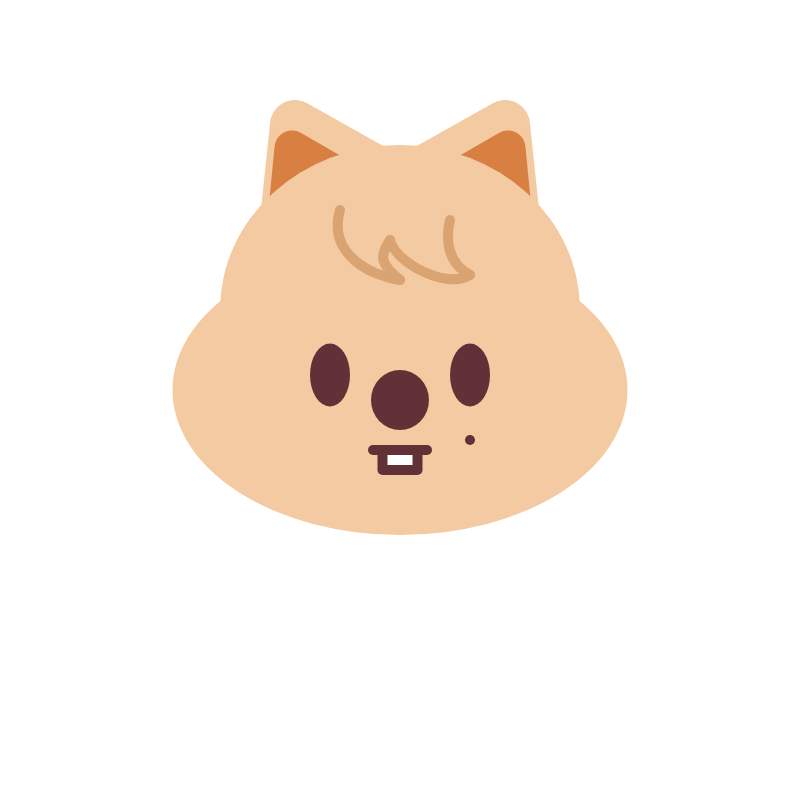
Frame 1 (no input)
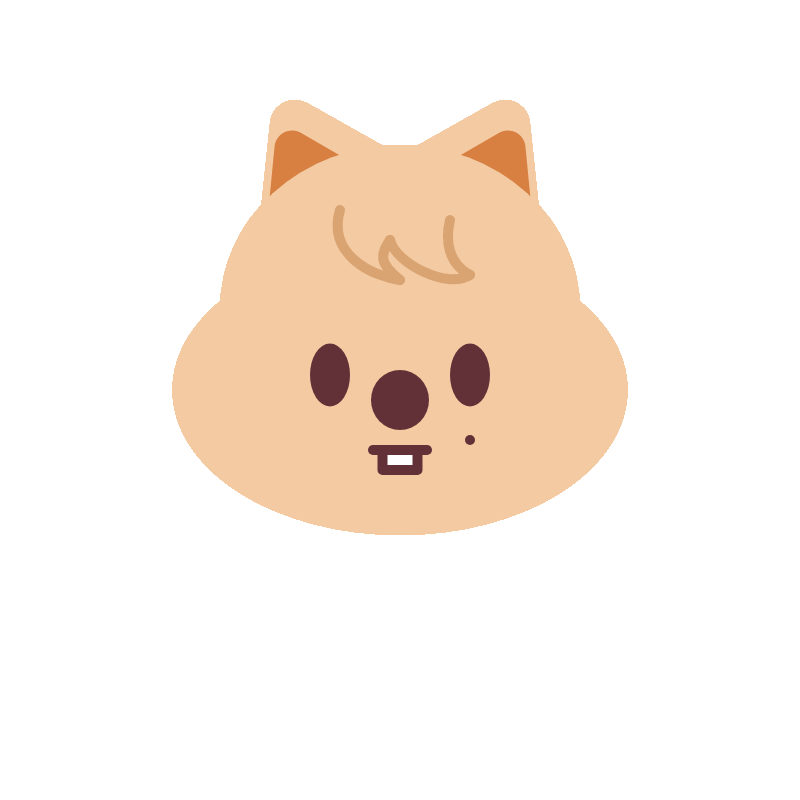
Frame 60 (no input)
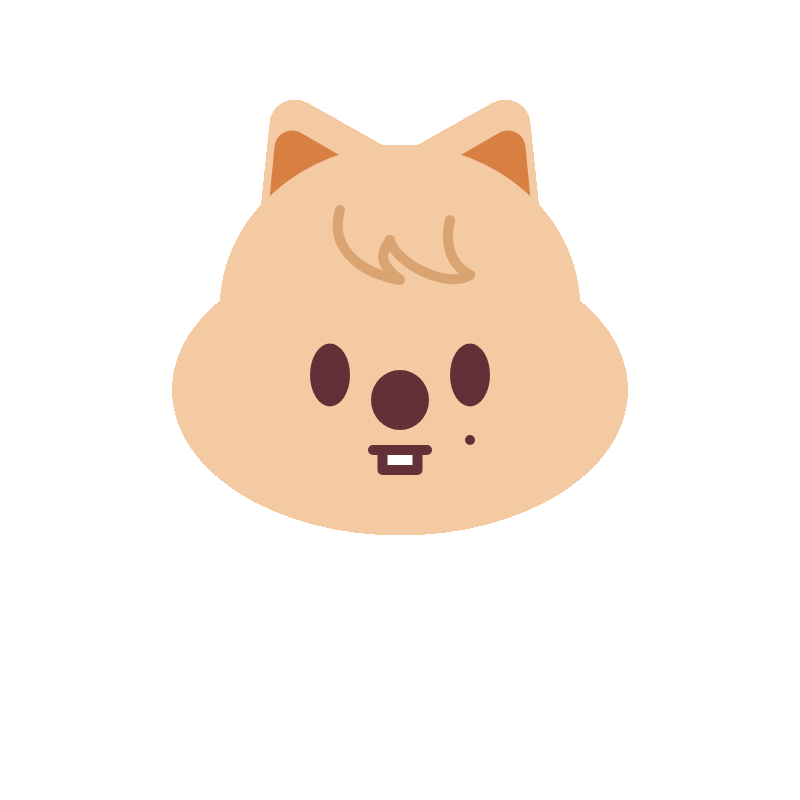
Frame 120 (the mouse pressed at the canvas centre since frame 60)

The p5.js sketch that drew these frames (run headless with seeded random() and noise() and a simulated clock; from frame 60 on, the mouse is pressed at the canvas centre):

// p5.js sketch
// ── sketch.js
function setup(){
    createCanvas(800,800);
}

function draw(){
    background(220,220,220,0);

    fill("#f4caa2");
    stroke("#f4caa2");
    strokeWeight(50);
    strokeJoin(ROUND);
    triangle(295,125,375,170,285,220);
    //左耳底色

    fill("#d78042");
    stroke("#d78042");
    strokeWeight(35);
    strokeJoin(ROUND);
    triangle(292,148,330,170,285,220);
    //左耳内

    fill("#f4caa2");
    stroke("#f4caa2");
    strokeWeight(50);
    strokeJoin(ROUND);
    triangle(505,125,425,170,515,220);
    //右耳底色

    fill("#d78042");
    stroke("#d78042");
    strokeWeight(35);
    strokeJoin(ROUND);
    triangle(508,148,470,170,515,220);
    //右耳内

    noStroke();
    fill("#f4caa2");
    ellipse(400,310,360,330);
    //上半张脸

    noStroke();
    fill("#f4caa2");
    ellipse(400,390,455,290);
    //下半张脸

    noStroke();
    fill("#623037");
    ellipse(400,400,58,60);
    //鼻子

    noStroke();
    fill("#623037");
    ellipse(330,375,40,63);
    //左眼

    noStroke();
    fill("#623037");
    ellipse(470,375,40,63);
    //右眼

    rectMode(CENTER);
    strokeJoin(ROUND);
    strokeWeight(10);
    stroke("#623037");
    fill(255);
    rect(400,460,35,20);
    //牙

    stroke("#623037");
    strokeWeight(10);
    line(373,450,427,450)
    //嘴

    noStroke();
    fill("#623037");
    ellipse(470,440,10,10);
    //痣

    noFill();
    strokeWeight(10);
    stroke("#d9a472");
    curve(480, 10, 340, 210, 400, 280, 500, 230);
    //刘海1

    noFill();
    strokeWeight(10);
    stroke("#d9a472");
    curve(450, 200, 390, 240, 400, 280, 530, 350);
    //刘海2

    noFill();
    strokeWeight(10);
    stroke("#d9a472");
    curve(440, 140, 390, 240, 470, 275, 530, 150);
    //刘海3

    noFill();
    strokeWeight(10);
    stroke("#d9a472");
    curve(500, 150, 450, 220, 470, 275, 580, 290);
    //刘海4   
}

// ── script.js
function setup(){
    createCanvas(800,800);
}

function draw(){
    background(220,220,220,0);

    fill("#f4caa2");
    stroke("#f4caa2");
    strokeWeight(50);
    strokeJoin(ROUND);
    triangle(295,125,375,170,285,220);
    //左耳底色

    fill("#d78042");
    stroke("#d78042");
    strokeWeight(35);
    strokeJoin(ROUND);
    triangle(292,148,330,170,285,220);
    //左耳内

    fill("#f4caa2");
    stroke("#f4caa2");
    strokeWeight(50);
    strokeJoin(ROUND);
    triangle(505,125,425,170,515,220);
    //右耳底色

    fill("#d78042");
    stroke("#d78042");
    strokeWeight(35);
    strokeJoin(ROUND);
    triangle(508,148,470,170,515,220);
    //右耳内

    noStroke();
    fill("#f4caa2");
    ellipse(400,310,360,330);
    //上半张脸

    noStroke();
    fill("#f4caa2");
    ellipse(400,390,455,290);
    //下半张脸

    noStroke();
    fill("#623037");
    ellipse(400,400,58,60);
    //鼻子

    noStroke();
    fill("#623037");
    ellipse(330,375,40,63);
    //左眼

    noStroke();
    fill("#623037");
    ellipse(470,375,40,63);
    //右眼

    rectMode(CENTER);
    strokeJoin(ROUND);
    strokeWeight(10);
    stroke("#623037");
    fill(255);
    rect(400,460,35,20);
    //牙

    stroke("#623037");
    strokeWeight(10);
    line(373,450,427,450)
    //嘴

    // rectMode(CENTER);
    // noStroke();
    // fill("#623037");
    // rect(400,450,60,10);
    //嘴

    noStroke();
    fill("#623037");
    ellipse(470,440,10,10);
    //痣

    noFill();
    strokeWeight(10);
    stroke("#d9a472");
    curve(480, 10, 340, 210, 400, 280, 500, 230);
    //刘海1

    noFill();
    strokeWeight(10);
    stroke("#d9a472");
    curve(450, 200, 390, 240, 400, 280, 530, 350);
    //刘海2

    noFill();
    strokeWeight(10);
    stroke("#d9a472");
    curve(440, 140, 390, 240, 470, 275, 530, 150);
    //刘海3

    noFill();
    strokeWeight(10);
    stroke("#d9a472");
    curve(500, 150, 450, 220, 470, 275, 580, 290);
    //刘海4   
}

// ── style.css
html, body {
    display: flex;
    align-items: center;
    justify-content: center;
    height: 100vh;
    background-color: rgb(198, 255, 245);
}
